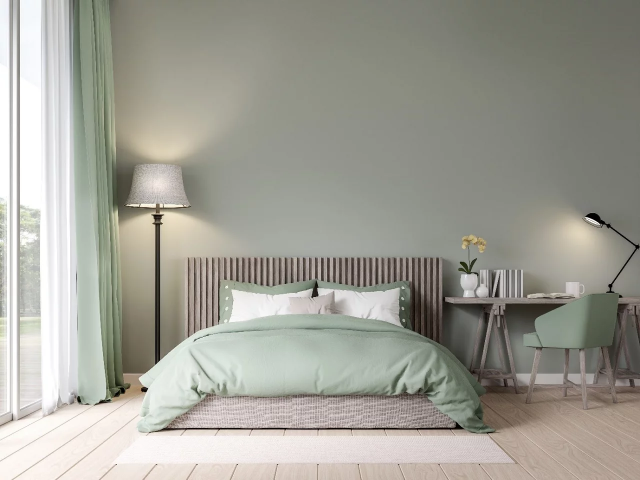
#> input picture assets/room/bedroom-original.webp, 1280 x 960 px (shown at 1/2 size)
$ python make_wall_mask.py
#> lines starting #> are read from the running program, lines starting #| are printed output that depends on the picture; after the words box and inside, x2 and y2 are one past the last pixel; in counts of white or black regions, pixels touching at a corner belong together
#> in main, orig is the input picture: PIL image 1280x960 RGB; mean R, G, B 160.7, 159.6, 150.3
"""One-time generator for the /colours wall-preview assets.

From the user-provided bedroom photo (assets/room/bedroom-original.webp) this
produces, in frontend/public/room/:

  bedroom-base.jpg       — the photo with the WALL neutralized to a light gray
                           (shading preserved) so a solid colour layered with
                           mix-blend-mode:multiply renders that colour true.
  bedroom-wall-mask.png  — alpha mask (opaque = wall) with a feathered edge,
                           used as the CSS mask for the colour layer.

Segmentation: BFS flood fill from wall seed points on a blurred copy —
a neighbour joins when the local colour step is small (stops at object edges)
AND its chromaticity stays near-neutral (the sage curtains/duvet/chair are
measurably greener than the grey wall: g'-r' >= ~0.02 vs <= ~0.01).
Geometric guards drop the window/curtain strip and the floor. Debug composites
are written to /tmp so the mask can be eyeballed between threshold tweaks.

Run: backend/venv/bin/python backend/scripts/make_wall_mask.py
"""

from __future__ import annotations

from collections import deque
from pathlib import Path

import numpy as np
from PIL import Image, ImageFilter

REPO = Path(__file__).resolve().parents[2]
SRC = REPO / "assets" / "room" / "bedroom-original.webp"
OUT_DIR = REPO / "frontend" / "public" / "room"
DEBUG_DIR = Path("/tmp/wallmask-debug")

# ---- Tunables ----
LOCAL_STEP = 9.0        # max per-move colour distance (blurred image)
CHROMA_MAX = 0.0135     # |g' - r'| upper bound for wall (curtains ≈ 0.02+)
WARM_MIN = -0.030       # allow the warm lamp-glow zone (g'-r' negative)
X_MIN = 242             # left of this = window + curtains
Y_FLOOR = 762           # below this = floor
LUMA_MAX = 229.0        # brighter = lampshade / pillows / window light
TARGET_GRAY = 215.0     # median wall luminance in the neutralized base
SHADE_GAMMA = 0.55      # <1 compresses shadows so corners don't go murky

SEEDS = [
    (640, 100), (1150, 80), (300, 300), (640, 350), (950, 400),
    (430, 460), (620, 470), (1260, 300), (900, 200), (450, 150),
    (1050, 450), (280, 120), (760, 430),
    # Shadowed wall column between curtain and lamp pole — colour-allowed but
    # unreachable through the shade's dark edge, so seed it directly.
    (260, 470), (270, 550), (285, 650),
]

# Furniture/props the chroma test can't separate from the wall (neutral tones,
# soft edges): hard-excluded by geometry, hugging each object so the wall around
# them still tints. The black desk lamp and sage chair need no boxes — luma/chroma
# already reject them. (x0, y0, x1, y1) in source pixels.
EXCLUDE_BOXES = [
    # Floor-lamp shade: three stacked boxes tracking its trapezoid silhouette.
    (283, 312, 368, 366),
    (270, 366, 380, 400),
    (257, 398, 392, 430),
    (302, 428, 336, 774),     # floor-lamp pole
    (362, 502, 898, 700),     # headboard + pillows
    # Duvet drape: stepped boxes following its left edge so the shadowed wall
    # between curtain and bed still tints. (Floor guard cuts below y=762.)
    (355, 628, 998, 705),
    (315, 695, 998, 762),
    (280, 740, 998, 960),
    (258, 790, 998, 960),
    (903, 458, 992, 538),     # orchid flowers (warm-toned like the glow wall)
    (910, 532, 975, 595),     # vase on desk
    (953, 526, 1048, 595),    # books on desk
    (1118, 558, 1172, 595),   # mug on desk
    (888, 583, 1280, 775),    # desk slab + trestle legs + under-desk zone
]


def flood_wall(blurred: np.ndarray) -> np.ndarray:
    h, w, _ = blurred.shape
#> h = 960; w = 1280
    f = blurred.astype(np.float32)
    total = f.sum(axis=2) + 1e-6
    chroma = (f[:, :, 1] - f[:, :, 0]) / total          # g' - r'
    luma = f @ np.array([0.299, 0.587, 0.114], np.float32)

    allowed = (
        (chroma <= CHROMA_MAX) & (chroma >= WARM_MIN)
        & (luma <= LUMA_MAX)
    )
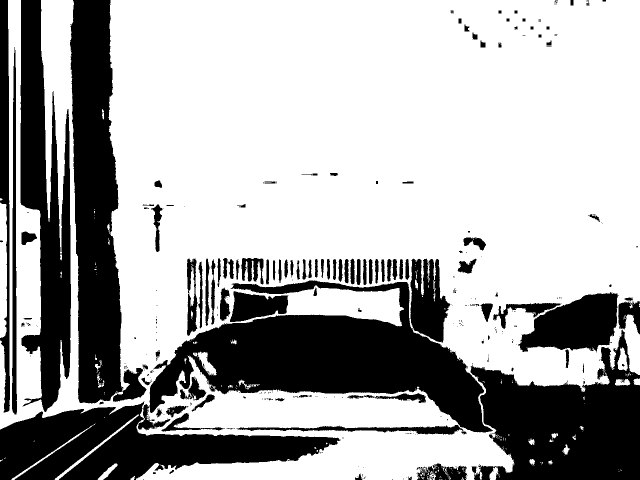
#> allowed: shape (960, 1280) bool (shown at 1/2 size); 67.7% white; 366 black regions (255 under 20 px), largest, box (x1, y1, x2, y2) and area: (299, 561, 986, 865) 88579, (140, 0, 296, 807) 65749, (941, 659, 1280, 960) 61269
    allowed[:, :X_MIN] = False
    allowed[Y_FLOOR:, :] = False
#> allowed: shape (960, 1280) bool; 54.2% white; 224 black regions (140 under 20 px), largest, box (x1, y1, x2, y2) and area: (0, 0, 1280, 960) 511928, (1036, 584, 1238, 704) 15566, (821, 517, 901, 685) 8845
    for x0, y0, x1, y1 in EXCLUDE_BOXES:
        allowed[y0:y1, x0:x1] = False
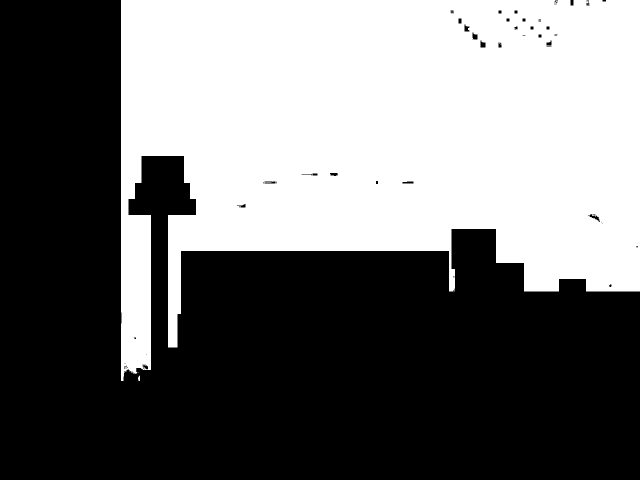
#> allowed: shape (960, 1280) bool (shown at 1/2 size); 43.9% white; 5 white regions (3 under 20 px), largest, box (x1, y1, x2, y2) and area: (242, 0, 1280, 762) 539122, (276, 751, 280, 762) 34

    mask = np.zeros((h, w), bool)
    q: deque[tuple[int, int]] = deque()
    for x, y in SEEDS:
        if allowed[y, x] and not mask[y, x]:
            mask[y, x] = True
            q.append((y, x))
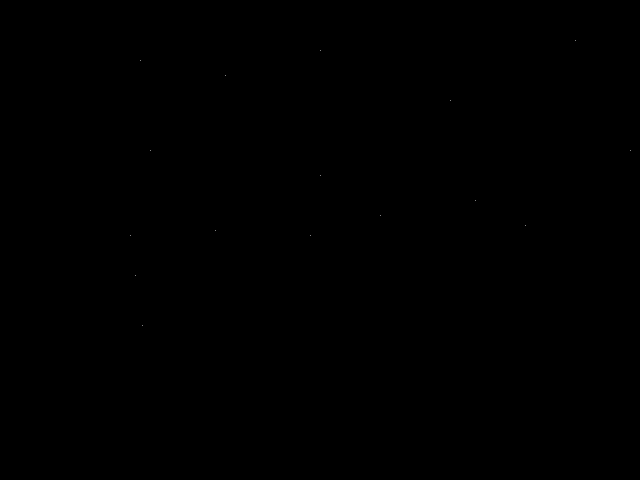
#> mask: shape (960, 1280) bool (shown at 1/2 size); 0% white in thin lines or dots, all inside (x1, y1, x2, y2) = (260, 80, 1261, 651)

    while q:
        y, x = q.popleft()
        base = f[y, x]
        for dy, dx in ((1, 0), (-1, 0), (0, 1), (0, -1)):
            ny, nx = y + dy, x + dx
            if 0 <= ny < h and 0 <= nx < w and not mask[ny, nx] and allowed[ny, nx]:
                if np.abs(f[ny, nx] - base).max() <= LOCAL_STEP:
                    mask[ny, nx] = True
                    q.append((ny, nx))
#> this loop made 538515 passes
#> (y, x, base) on passes 1 to 3: (100, 640, [140, 140, 128]), (80, 1150, [112, 112, 102]), (300, 300, [212, 201, 175])
#> mask: shape (960, 1280) bool; 43.8% white; 1 white region, box (x1, y1, x2, y2) and area: (242, 0, 1280, 762) 538515
#> in clean, `m = m.filter(ImageFilter.MaxFilter(5)).filter(ImageFilter.MinFilter(5))`: m: PIL image 1280x960 L; 43.9% white; 1 white region, box (x1, y1, x2, y2) and area: (242, 0, 1280, 762) 539346
#> in clean, `m = m.filter(ImageFilter.MinFilter(3)).filter(ImageFilter.MaxFilter(3))`: m: PIL image 1280x960 L; 43.9% white; 1 white region, box (x1, y1, x2, y2) and area: (242, 0, 1280, 762) 539332
    return mask


def fill_holes(mask: np.ndarray) -> np.ndarray:
    """Fill enclosed holes: anything not reachable from the frame border through
    non-mask pixels is inside the wall — fill it (chroma-noise specks, faint
    texture dots), except pixels inside the furniture EXCLUDE_BOXES."""
    h, w = mask.shape
#> h = 960; w = 1280
    outside = np.zeros_like(mask)
    q: deque[tuple[int, int]] = deque()
    for x in range(w):
        for y in (0, h - 1):
            if not mask[y, x] and not outside[y, x]:
                outside[y, x] = True
                q.append((y, x))
#> outside: shape (960, 1280) bool; 0.12% white in thin lines or dots
    for y in range(h):
        for x in (0, w - 1):
            if not mask[y, x] and not outside[y, x]:
                outside[y, x] = True
                q.append((y, x))
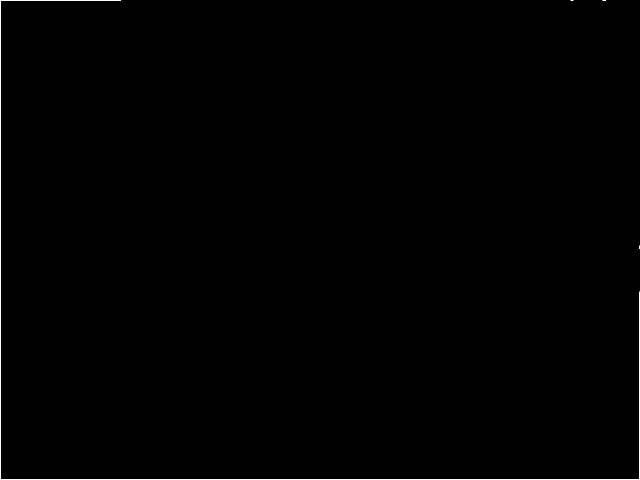
#> outside: shape (960, 1280) bool (shown at 1/2 size); 0.23% white in thin lines or dots
    while q:
        y, x = q.popleft()
        for dy, dx in ((1, 0), (-1, 0), (0, 1), (0, -1)):
            ny, nx = y + dy, x + dx
            if 0 <= ny < h and 0 <= nx < w and not mask[ny, nx] and not outside[ny, nx]:
                outside[ny, nx] = True
                q.append((ny, nx))
#> outside: shape (960, 1280) bool; 56% white; 1 black region, box (x1, y1, x2, y2) and area: (242, 0, 1280, 762) 540455
    holes = ~mask & ~outside
#> holes: shape (960, 1280) bool; 0.09% white; 16 white regions, largest, box (x1, y1, x2, y2) and area: (1173, 427, 1199, 446) 350, (961, 85, 971, 95) 100, (945, 69, 955, 79) 95
    for x0, y0, x1, y1 in EXCLUDE_BOXES:  # never fill into furniture
        holes[y0:y1, x0:x1] = False
    return mask | holes


def clean(mask: np.ndarray) -> np.ndarray:
    """Morphological close-then-open via PIL filters, drop specks, keep the wall."""
    m = Image.fromarray((mask * 255).astype(np.uint8))
    m = m.filter(ImageFilter.MaxFilter(5)).filter(ImageFilter.MinFilter(5))   # close holes
    m = m.filter(ImageFilter.MinFilter(3)).filter(ImageFilter.MaxFilter(3))   # open specks
    return fill_holes(np.asarray(m) > 127)


def main() -> None:
    OUT_DIR.mkdir(parents=True, exist_ok=True)
    DEBUG_DIR.mkdir(parents=True, exist_ok=True)

    orig = Image.open(SRC).convert("RGB")
    rgb = np.asarray(orig).astype(np.float32)
    blurred = np.asarray(orig.filter(ImageFilter.GaussianBlur(2))).astype(np.float32)

    mask = clean(flood_wall(blurred))
    coverage = mask.mean()
#> coverage = 0.44
    print(f"wall coverage: {coverage:.1%} of frame")
#| wall coverage: 44.0% of frame

    # Feathered alpha mask.
    alpha = Image.fromarray((mask * 255).astype(np.uint8)).filter(
        ImageFilter.GaussianBlur(1.3)
    )
    alpha_np = np.asarray(alpha).astype(np.float32) / 255.0

    # Neutralized base: wall pixels -> light gray, shading preserved + softened.
    luma = rgb @ np.array([0.299, 0.587, 0.114], np.float32)
    wall_luma = luma[mask]
    med = float(np.median(wall_luma))
#> med = 139.9
    norm = np.clip(luma / med, 0.05, 2.0)
    gray = np.clip(TARGET_GRAY * (norm ** SHADE_GAMMA), 0, 255)
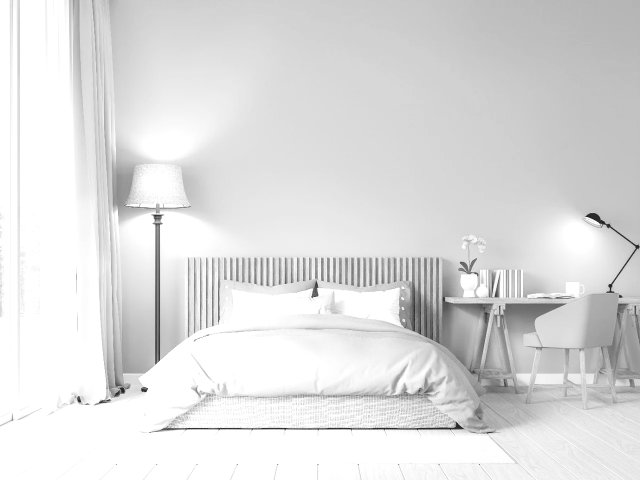
#> gray: shape (960, 1280) float32 (shown at 1/2 size); min 41.39, max 255, mean 222
    base = rgb * (1 - alpha_np[..., None]) + gray[..., None] * alpha_np[..., None]
    base_img = Image.fromarray(base.astype(np.uint8))
    base_img.save(OUT_DIR / "bedroom-base.jpg", quality=88)

    # Mask PNG: white with alpha channel (CSS mask uses alpha).
    mask_img = Image.merge(
        "RGBA",
        [Image.new("L", orig.size, 255)] * 3 + [alpha],
    )
    mask_img.save(OUT_DIR / "bedroom-wall-mask.png", optimize=True)
    print(f"median wall luma {med:.0f} -> target {TARGET_GRAY:.0f}")
#| median wall luma 140 -> target 215
    print(f"wrote {OUT_DIR / 'bedroom-base.jpg'} and bedroom-wall-mask.png")

    # ---- Debug composites ----
    # 1. Mask outline over the original (red tint on wall).
    overlay = rgb.copy()
    overlay[..., 0] = np.clip(overlay[..., 0] + alpha_np * 90, 0, 255)
    overlay[..., 1] = overlay[..., 1] * (1 - alpha_np * 0.35)
    overlay[..., 2] = overlay[..., 2] * (1 - alpha_np * 0.35)
    Image.fromarray(overlay.astype(np.uint8)).save(DEBUG_DIR / "mask-overlay.jpg", quality=85)

    # 2. Simulated previews (what the browser's multiply produces).
    for name, hexv in (("red", "#B8322A"), ("midnight", "#1A1A2E"), ("offwhite", "#F5F0E8")):
        c = np.array([int(hexv[i:i + 2], 16) for i in (1, 3, 5)], np.float32)
        tint = base * (c / 255.0)  # multiply blend
        out = base * (1 - alpha_np[..., None]) + tint * alpha_np[..., None]
        Image.fromarray(out.astype(np.uint8)).save(DEBUG_DIR / f"sim-{name}.jpg", quality=85)
#> this loop made 3 passes
#> pass 1, in main, `tint = base * (c / 255.0)`:
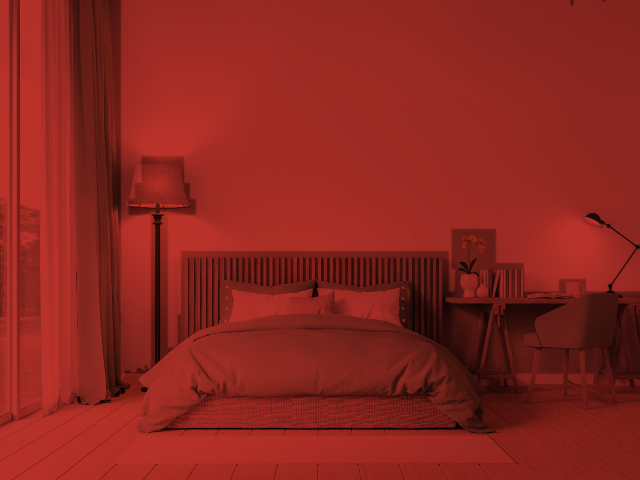
#> tint: shape (960, 1280, 3) float32 (shown at 1/2 size); mean R, G, B 139, 37.6, 30.8
#> after the loop:
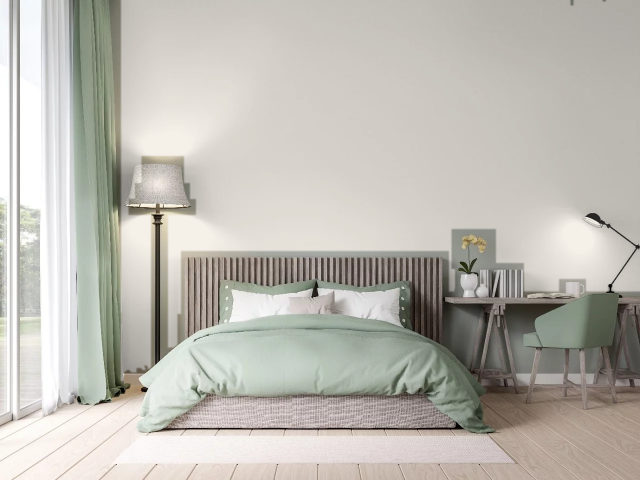
#> out: shape (960, 1280, 3) float32 (shown at 1/2 size); mean R, G, B 189.2, 186.1, 178.7
    print(f"debug composites in {DEBUG_DIR}")


if __name__ == "__main__":
    main()
